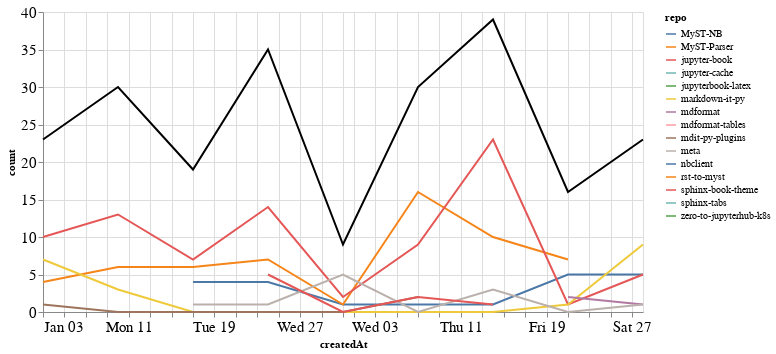

The notebook cell saved with this chart:
### Markdown cell above
### Comments

### Code cell
comments_time = comments.groupby('repo').resample('W', on='createdAt').count()['author'].reset_index()
comments_time = comments_time.rename(columns={'author': 'count'})
comments_time_total = comments_time.groupby('createdAt').agg({"count": "sum"}).reset_index()
ch1 = alt.Chart(comments_time, width=600).mark_line().encode(
    x='createdAt',
    y='count',
    color='repo',
    tooltip="repo"
)

ch2 = alt.Chart(comments_time_total, width=600).mark_line(color="black").encode(
    x='createdAt',
    y='count',
)

ch1 + ch2

### Figure 1 — Vega-Lite specification as saved in the notebook (floating-point values rounded to 4 significant figures)
{"config": {"axisLeft": {"labelFontSize": 15}, "axisBottom": {"labelFontSize": 15}}, "layer": [{"data": {"name": "data-1968c0470a6b49d6d04eee8152c7e0ed"}, "mark": "line", "encoding": {"color": {"type": "nominal", "field": "repo"}, "tooltip": {"type": "nominal", "field": "repo"}, "x": {"type": "temporal", "field": "createdAt"}, "y": {"type": "quantitative", "field": "count"}}, "width": 600}, {"data": {"name": "data-b3a819c9577b0f799de509f9013a533b"}, "mark": {"type": "line", "color": "black"}, "encoding": {"x": {"type": "temporal", "field": "createdAt"}, "y": {"type": "quantitative", "field": "count"}}, "width": 600}], "$schema": "https://vega.github.io/schema/vega-lite/v4.8.1.json", "datasets": {"data-1968c0470a6b49d6d04eee8152c7e0ed": [{"repo": "MyST-NB", "createdAt": "2021-01-17T00:00:00", "count": 4}, {"repo": "MyST-NB", "createdAt": "2021-01-24T00:00:00", "count": 4}, {"repo": "MyST-NB", "createdAt": "2021-01-31T00:00:00", "count": 1}, {"repo": "MyST-NB", "createdAt": "2021-02-07T00:00:00", "count": 1}, {"repo": "MyST-NB", "createdAt": "2021-02-14T00:00:00", "count": 1}, {"repo": "MyST-NB", "createdAt": "2021-02-21T00:00:00", "count": 5}, {"repo": "MyST-NB", "createdAt": "2021-02-28T00:00:00", "count": 5}, {"repo": "MyST-Parser", "createdAt": "2021-01-03T00:00:00", "count": 4}, {"repo": "MyST-Parser", "createdAt": "2021-01-10T00:00:00", "count": 6}, {"repo": "MyST-Parser", "createdAt": "2021-01-17T00:00:00", "count": 6}, {"repo": "MyST-Parser", "createdAt": "2021-01-24T00:00:00", "count": 7}, {"repo": "MyST-Parser", "createdAt": "2021-01-31T00:00:00", "count": 1}, {"repo": "MyST-Parser", "createdAt": "2021-02-07T00:00:00", "count": 16}, {"repo": "MyST-Parser", "createdAt": "2021-02-14T00:00:00", "count": 10}, {"repo": "MyST-Parser", "createdAt": "2021-02-21T00:00:00", "count": 7}, {"repo": "jupyter-book", "createdAt": "2021-01-03T00:00:00", "count": 10}, {"repo": "jupyter-book", "createdAt": "2021-01-10T00:00:00", "count": 13}, {"repo": "jupyter-book", "createdAt": "2021-01-17T00:00:00", "count": 7}, {"repo": "jupyter-book", "createdAt": "2021-01-24T00:00:00", "count": 14}, {"repo": "jupyter-book", "createdAt": "2021-01-31T00:00:00", "count": 2}, {"repo": "jupyter-book", "createdAt": "2021-02-07T00:00:00", "count": 9}, {"repo": "jupyter-book", "createdAt": "2021-02-14T00:00:00", "count": 23}, {"repo": "jupyter-book", "createdAt": "2021-02-21T00:00:00", "count": 1}, {"repo": "jupyter-book", "createdAt": "2021-02-28T00:00:00", "count": 5}, {"repo": "jupyter-cache", "createdAt": "2021-01-17T00:00:00", "count": 1}, {"repo": "jupyterbook-latex", "createdAt": "2021-02-14T00:00:00", "count": 1}, {"repo": "markdown-it-py", "createdAt": "2021-01-03T00:00:00", "count": 7}, {"repo": "markdown-it-py", "createdAt": "2021-01-10T00:00:00", "count": 3}, {"repo": "markdown-it-py", "createdAt": "2021-01-17T00:00:00", "count": 0}, {"repo": "markdown-it-py", "createdAt": "2021-01-24T00:00:00", "count": 0}, {"repo": "markdown-it-py", "createdAt": "2021-01-31T00:00:00", "count": 0}, {"repo": "markdown-it-py", "createdAt": "2021-02-07T00:00:00", "count": 0}, {"repo": "markdown-it-py", "createdAt": "2021-02-14T00:00:00", "count": 0}, {"repo": "markdown-it-py", "createdAt": "2021-02-21T00:00:00", "count": 1}, {"repo": "markdown-it-py", "createdAt": "2021-02-28T00:00:00", "count": 9}, {"repo": "mdformat", "createdAt": "2021-02-21T00:00:00", "count": 2}, {"repo": "mdformat", "createdAt": "2021-02-28T00:00:00", "count": 1}, {"repo": "mdformat-tables", "createdAt": "2021-02-28T00:00:00", "count": 1}, {"repo": "mdit-py-plugins", "createdAt": "2021-01-03T00:00:00", "count": 1}, {"repo": "mdit-py-plugins", "createdAt": "2021-01-10T00:00:00", "count": 0}, {"repo": "mdit-py-plugins", "createdAt": "2021-01-17T00:00:00", "count": 0}, {"repo": "mdit-py-plugins", "createdAt": "2021-01-24T00:00:00", "count": 0}, {"repo": "mdit-py-plugins", "createdAt": "2021-01-31T00:00:00", "count": 0}, {"repo": "mdit-py-plugins", "createdAt": "2021-02-07T00:00:00", "count": 2}, {"repo": "meta", "createdAt": "2021-01-17T00:00:00", "count": 1}, {"repo": "meta", "createdAt": "2021-01-24T00:00:00", "count": 1}, {"repo": "meta", "createdAt": "2021-01-31T00:00:00", "count": 5}, {"repo": "meta", "createdAt": "2021-02-07T00:00:00", "count": 0}, {"repo": "meta", "createdAt": "2021-02-14T00:00:00", "count": 3}, {"repo": "meta", "createdAt": "2021-02-21T00:00:00", "count": 0}, {"repo": "meta", "createdAt": "2021-02-28T00:00:00", "count": 1}, {"repo": "nbclient", "createdAt": "2021-02-28T00:00:00", "count": 1}, {"repo": "rst-to-myst", "createdAt": "2021-01-10T00:00:00", "count": 8}, {"repo": "sphinx-book-theme", "createdAt": "2021-01-24T00:00:00", "count": 5}, {"repo": "sphinx-book-theme", "createdAt": "2021-01-31T00:00:00", "count": 0}, {"repo": "sphinx-book-theme", "createdAt": "2021-02-07T00:00:00", "count": 2}, {"repo": "sphinx-book-theme", "createdAt": "2021-02-14T00:00:00", "count": 1}, {"repo": "sphinx-tabs", "createdAt": "2021-01-24T00:00:00", "count": 4}, {"repo": "zero-to-jupyterhub-k8s", "createdAt": "2021-01-03T00:00:00", "count": 1}], "data-b3a819c9577b0f799de509f9013a533b": [{"createdAt": "2021-01-03T00:00:00", "count": 23}, {"createdAt": "2021-01-10T00:00:00", "count": 30}, {"createdAt": "2021-01-17T00:00:00", "count": 19}, {"createdAt": "2021-01-24T00:00:00", "count": 35}, {"createdAt": "2021-01-31T00:00:00", "count": 9}, {"createdAt": "2021-02-07T00:00:00", "count": 30}, {"createdAt": "2021-02-14T00:00:00", "count": 39}, {"createdAt": "2021-02-21T00:00:00", "count": 16}, {"createdAt": "2021-02-28T00:00:00", "count": 23}]}}
